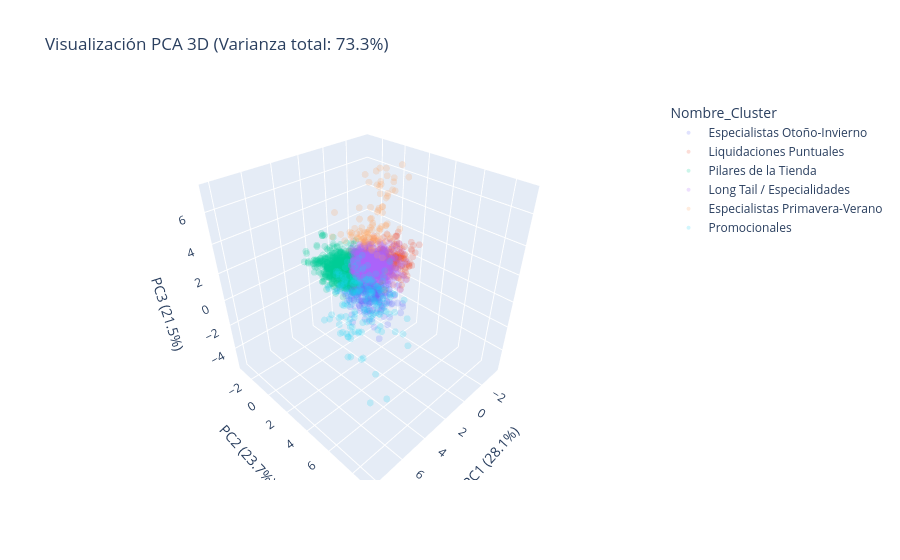

The notebook cell saved with this chart:
### Markdown cell above
### Visualización PCA 3D

Añadiendo una tercera componente principal capturamos varianza adicional y obtenemos una visión más completa de la separación entre clusters en el espacio reducido.

### Code cell
# 1. Calculamos el PCA, pidiendo 3 dimensiones
pca_3d = PCA(n_components=3)
coords_3d = pca_3d.fit_transform(X_procesado)


coords_3d = np.array(coords_3d) 


var_pc1 = pca_3d.explained_variance_ratio_[0] * 100
var_pc2 = pca_3d.explained_variance_ratio_[1] * 100
var_pc3 = pca_3d.explained_variance_ratio_[2] * 100
var_total_3d = var_pc1 + var_pc2 + var_pc3


nombres = {
    0: "Especialistas Primavera-Verano",
    1: "Long Tail / Especialidades",
    2: "Liquidaciones Puntuales",
    3: "Especialistas Otoño-Invierno",
    4: "Promocionales",
    5: "Pilares de la Tienda"
}


df_pca_3d = pd.DataFrame({
    'PC1': coords_3d[:, 0], 
    'PC2': coords_3d[:, 1],
    'PC3': coords_3d[:, 2],
    'Cluster_ID': labels 
})
df_pca_3d['Nombre_Cluster'] = df_pca_3d['Cluster_ID'].map(nombres)


fig = px.scatter_3d(
    df_pca_3d, 
    x='PC1', 
    y='PC2', 
    z='PC3',
    color='Nombre_Cluster',
    opacity=0.2,
    title=f'Visualización PCA 3D (Varianza total: {var_total_3d:.1f}%)',
    labels={
        'PC1': f'PC1 ({var_pc1:.1f}%)',
        'PC2': f'PC2 ({var_pc2:.1f}%)',
        'PC3': f'PC3 ({var_pc3:.1f}%)'
    }
)


fig.update_traces(marker=dict(size=4))


fig.show()

print(f"\nVarianza extra capturada por el PC3: {var_pc3:.1f}%")
print(f"Varianza total acumulada: {var_total_3d:.1f}%")

### Figure 1 — Plotly figure (JSON) as saved in the notebook; plotly's stock layout.template omitted (floating-point values rounded to 4 significant figures; data arrays with more than 128 entries replaced by an {"elided": "..."} marker saying what was removed)
{"data": [{"hovertemplate": "Nombre_Cluster=Especialistas Otoño-Invierno<br>PC1 (28.1%)=%{x}<br>PC2 (23.7%)=%{y}<br>PC3 (21.5%)=%{z}<extra></extra>", "legendgroup": "Especialistas Otoño-Invierno", "marker": {"color": "#636efa", "opacity": 0.2, "size": 4, "symbol": "circle"}, "mode": "markers", "name": "Especialistas Otoño-Invierno", "scene": "scene", "showlegend": true, "type": "scatter3d", "x": {"elided": "392 float values"}, "y": {"elided": "392 float values"}, "z": {"elided": "392 float values"}}, {"hovertemplate": "Nombre_Cluster=Liquidaciones Puntuales<br>PC1 (28.1%)=%{x}<br>PC2 (23.7%)=%{y}<br>PC3 (21.5%)=%{z}<extra></extra>", "legendgroup": "Liquidaciones Puntuales", "marker": {"color": "#EF553B", "opacity": 0.2, "size": 4, "symbol": "circle"}, "mode": "markers", "name": "Liquidaciones Puntuales", "scene": "scene", "showlegend": true, "type": "scatter3d", "x": {"elided": "435 float values"}, "y": {"elided": "435 float values"}, "z": {"elided": "435 float values"}}, {"hovertemplate": "Nombre_Cluster=Pilares de la Tienda<br>PC1 (28.1%)=%{x}<br>PC2 (23.7%)=%{y}<br>PC3 (21.5%)=%{z}<extra></extra>", "legendgroup": "Pilares de la Tienda", "marker": {"color": "#00cc96", "opacity": 0.2, "size": 4, "symbol": "circle"}, "mode": "markers", "name": "Pilares de la Tienda", "scene": "scene", "showlegend": true, "type": "scatter3d", "x": {"elided": "1022 float values"}, "y": {"elided": "1022 float values"}, "z": {"elided": "1022 float values"}}, {"hovertemplate": "Nombre_Cluster=Long Tail / Especialidades<br>PC1 (28.1%)=%{x}<br>PC2 (23.7%)=%{y}<br>PC3 (21.5%)=%{z}<extra></extra>", "legendgroup": "Long Tail / Especialidades", "marker": {"color": "#ab63fa", "opacity": 0.2, "size": 4, "symbol": "circle"}, "mode": "markers", "name": "Long Tail / Especialidades", "scene": "scene", "showlegend": true, "type": "scatter3d", "x": {"elided": "933 float values"}, "y": {"elided": "933 float values"}, "z": {"elided": "933 float values"}}, {"hovertemplate": "Nombre_Cluster=Especialistas Primavera-Verano<br>PC1 (28.1%)=%{x}<br>PC2 (23.7%)=%{y}<br>PC3 (21.5%)=%{z}<extra></extra>", "legendgroup": "Especialistas Primavera-Verano", "marker": {"color": "#FFA15A", "opacity": 0.2, "size": 4, "symbol": "circle"}, "mode": "markers", "name": "Especialistas Primavera-Verano", "scene": "scene", "showlegend": true, "type": "scatter3d", "x": [-0.5856, -0.3549, -0.2856, -0.6082, -0.3713, -0.9833, -1.206, -0.1979, -1.189, -2.055, -0.2269, -0.06659, -1.5, 1.087, -1.254, -0.9435, -0.5644, -0.915, -0.6327, -1.674, -0.07362, -0.07679, -0.9992, 0.08584, -1.295, -0.2518, -1.363, -0.9422, 0.1329, -0.03689, -2.98, -1.523, -0.2901, -0.835, -1.374, -1.139, -1.672, -1.357, -1.69, -0.7582, -1.949, 0.2343, -1.008, -1.686, -0.3448, -2.104, 0.07999, -1.499, -1.718, 0.2362, 0.2229, 0.2994, -1.251, -1.608, -1.691, -0.3779, -2.58, -1.131, -0.739, 0.7014, -1.066, -0.3259, -1.786, -1.443, -1.352, -0.1981, -0.6963, 0.04111, -0.9518, -0.8653, 0.3555, -0.6385, -0.5062, -0.5885, -0.5003, -0.36, -0.672, -0.1944, -0.1729, 1.632, 0.8591, 0.4141, 0.4687, 0.8348, -1.048, 0.7589, -0.1047, 0.6242, -1.813, 0.4039, 0.04649, 1.796], "y": [-0.3735, -0.1973, -0.2239, -0.6113, -0.4494, 0.0282, 0.4754, -0.6176, -0.015, 0.7562, 1.053, -0.7191, 0.2483, 0.9446, 1.058, 0.1029, 0.9276, 0.05815, -0.1488, 1.308, 1.346, -0.2541, -0.02427, -0.96, 0.3119, 1.273, 0.3182, -0.02772, -0.8332, 0.6028, 1.269, 0.42, -0.3914, 1.472, 0.4971, 0.7635, 0.528, 0.2688, 0.5922, -0.2166, 0.9486, 1.568, 0.01226, 0.5947, -0.5175, 1.448, 0.9413, 0.2316, 0.6832, 1.664, 0.5472, 2.182, 0.3785, 0.8131, 0.5566, 1.305, 1.022, 0.2601, 1.124, 1.579, 0.1191, 1.077, 1.077, 0.308, 0.2791, 0.3968, -0.3493, 2.567, -0.2683, -0.1272, 1.312, -0.2439, -0.1026, 0.1503, -0.3214, -0.8412, -0.4873, -0.5981, 0.06593, 1.97, -0.7005, 1.228, 0.7305, -1.632, -0.2193, -1.19, -0.4146, 1.424, 0.4569, -0.6753, -0.9132, -0.8408], "z": [1.941, 1.89, 2.136, 2.737, 2.189, 2.101, 5.3, 2.165, 1.95, 5.397, 7.2, 2.842, 2.607, 5.264, 5.321, 3.21, 4.536, 1.819, 2.532, 5.605, 4.736, 3.684, 2.661, 2.318, 4.231, 2.594, 2.75, 3.514, 2.232, 2.728, 6.126, 4.305, 2.471, 5.751, 2.949, 4.123, 6.857, 2.528, 6.385, 2.427, 6.282, 2.879, 3.012, 2.931, 2.616, 2.851, 2.259, 5.965, 3.088, 1.916, 2.432, 1.977, 6.935, 2.341, 4.897, 2.732, 6.976, 5.849, 4.776, 2.505, 1.943, 2.862, 6.101, 5.813, 5.685, 2.776, 6.48, 3.46, 5.923, 2.641, 2.156, 2.518, 2.04, 2.249, 2.085, 2.285, 1.952, 2.084, 1.841, 3.574, 2.286, 5.164, 3.269, 3.988, 2.728, 2.528, 2.156, 4.523, 2.86, 2.756, 2.455, 2.892]}, {"hovertemplate": "Nombre_Cluster=Promocionales<br>PC1 (28.1%)=%{x}<br>PC2 (23.7%)=%{y}<br>PC3 (21.5%)=%{z}<extra></extra>", "legendgroup": "Promocionales", "marker": {"color": "#19d3f3", "opacity": 0.2, "size": 4, "symbol": "circle"}, "mode": "markers", "name": "Promocionales", "scene": "scene", "showlegend": true, "type": "scatter3d", "x": {"elided": "175 float values"}, "y": {"elided": "175 float values"}, "z": {"elided": "175 float values"}}], "layout": {"legend": {"title": {"text": "Nombre_Cluster"}, "tracegroupgap": 0}, "scene": {"domain": {"x": [0, 1], "y": [0, 1]}, "xaxis": {"title": {"text": "PC1 (28.1%)"}}, "yaxis": {"title": {"text": "PC2 (23.7%)"}}, "zaxis": {"title": {"text": "PC3 (21.5%)"}}}, "title": {"text": "Visualización PCA 3D (Varianza total: 73.3%)"}}}
